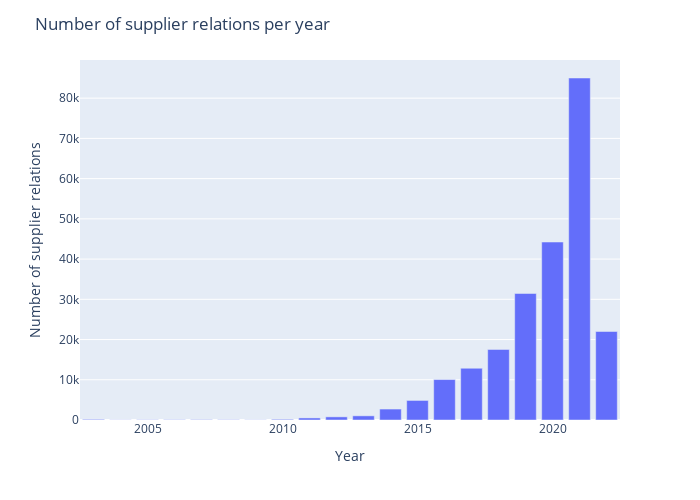

Notebook cell for this chart:
### Code cell
fig = px.bar(supplier_relation_start_counts, x='index', y='start_date',  height=500, width=700)

fig.update_layout(
    title='Number of supplier relations per year',
    xaxis_title='Year',
    yaxis_title='Number of supplier relations',
)

fig.show()

# export_plot(fig, 'supplier_relation_start_counts', ['html', 'png', 'svg'])

### Figure 1 — Plotly figure (JSON) as saved in the notebook; plotly's stock layout.template omitted (floating-point values rounded to 4 significant figures)
{"data": [{"alignmentgroup": "True", "hovertemplate": "index=%{x}<br>start_date=%{y}<extra></extra>", "legendgroup": "", "marker": {"color": "#636efa", "pattern": {"shape": ""}}, "name": "", "offsetgroup": "", "orientation": "v", "showlegend": false, "textposition": "auto", "type": "bar", "x": [2003, 2004, 2005, 2006, 2007, 2008, 2009, 2010, 2011, 2012, 2013, 2014, 2015, 2016, 2017, 2018, 2019, 2020, 2021, 2022], "xaxis": "x", "y": [156, 37, 62, 72, 87, 66, 41, 172, 512, 781, 1034, 2719, 4859, 10052, 12864, 17535, 31447, 44243, 85014, 22000], "yaxis": "y"}], "layout": {"barmode": "relative", "height": 500, "legend": {"tracegroupgap": 0}, "margin": {"t": 60}, "title": {"text": "Number of supplier relations per year"}, "width": 700, "xaxis": {"anchor": "y", "domain": [0, 1], "title": {"text": "Year"}}, "yaxis": {"anchor": "x", "domain": [0, 1], "title": {"text": "Number of supplier relations"}}}}
